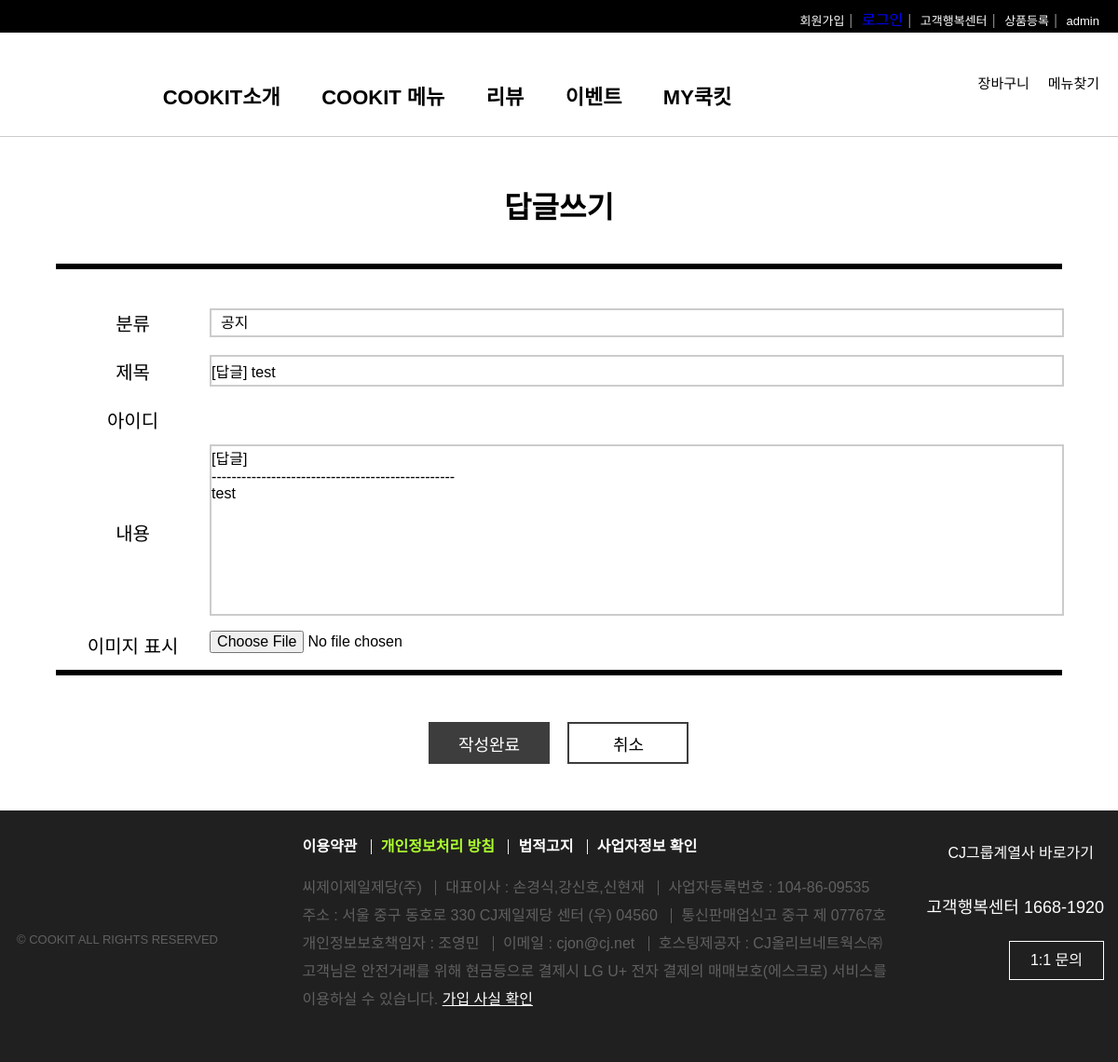
Screenshot of /fboard/1/first/first/43/fReply with the database file from the repository.
### fboard/models.py (models this page shows, shortened)
class Fboard(models.Model):
    f_no = models.AutoField(primary_key=True)
    member = models.ForeignKey(Member,on_delete=models.DO_NOTHING,null=True)
    f_title = models.CharField(max_length=1000)
    f_content = models.TextField()
    f_group = models.IntegerField(default=0)
    f_step = models.IntegerField(default=0)
    f_indent = models.IntegerField(default=0)
    f_hit = models.IntegerField(default=1)
    f_createdate =models.DateTimeField(default=datetime.now(),blank=True)
    f_updatedate = models.DateTimeField(default=datetime.now(),blank=True)
    f_file = models.ImageField(blank=True)

### fboard/views.py (the view, shortened to what this page needs)
# urls.py: path('<int:nowpage>/<str:category>/<str:searchword>/<str:f_no>/fReply',views.fReply,name='fReply'),
def fReply(request,nowpage,category,searchword,f_no):
    if request.method == 'GET':
        qs = Fboard.objects.get(f_no=f_no)
        context={'board':qs,'nowpage':nowpage,'category':category,'searchword':searchword}
        return render(request,'fReply.html',context)

### fboard/templates/fReply.html (shortened to what this page needs)
{% extends 'base.html' %}
{% load static %}
    {% block content-block  %}
<head>
<link rel="stylesheet" href="{% static 'css/write.css' %}">
</head>
    <h1>답글쓰기</h1>
    <hr>
    <form action="{% url 'fboard:fReply' nowpage category searchword board.f_no %}" name="write" method="post" enctype="multipart/form-data">
      <table>
        <colgroup>
          <col width="15%">
          <col width="85%">
        </colgroup>
        <tr>
          <th>분류</th>
          <td>
            <div class="category-wrapper">
              <select name="category" id="category">
                <option value="notice">공지</option>
              </select>
            </div>
          </td>
        </tr>
        <tr>
          <th>제목</th>
          <td>
            <input type="text" name="title" id="title" value="[답글] {{board.f_title}}">
          </td>
        </tr>
        <tr>
          <th>아이디</th>
          <td>{{request.session.session_id}}</td>
        </tr>
        <tr>
          <th>내용</th>
          <td>
            <textarea name="content" id="text" cols="50" rows="10">[답글]
-------------------------------------------------
{{board.f_content}}
            </textarea>
          </td>
        </tr>
        <tr>
          <th>이미지 표시</th>
          <td>
            <input type="file" name="file" id="file">
          </td>
        </tr>
      </table>
      <hr>
      <div class="button-wrapper">
        <button type="submit" class="write">작성완료</button>
        <button type="button" onclick="cancelBtn()" class="cancel">취소</button>
      </div>
    </form>
    {% endblock content-block  %}

### static/css/style.css (style rules this page uses)
*, body { margin: 0; padding: 0; font-family: 'Noto Sans KR', sans-serif; font-size: 16px; }
button { cursor: pointer; }

### static/css/write.css (style rules this page uses)
h1 { font-size: 32px; margin: 50px 0 40px 0; text-align: center; }
hr { border: 3px solid black; margin-bottom: 30px; }
table { width: 100%; }
tr { height: 50px; }
th { font-weight: normal; font-size: 20px; }
select, input, textarea { width: 100%; border: 2px solid #ccc; }
.category-wrapper { width: 100%; border: 2px solid #ccc; }
select { padding: 5px 0px 5px 10px; background: url(https://www.midashotel.co.kr/Midas_common/images/homepage/board/search-box-select.png) no-repeat 98% 50%; -webkit-appearance: none; -moz-appearance: none; appearance: none; border: none; }
input { height: 30px; font-size: 16px; }
textarea { resize: none; }
#file { border: none; }
.button-wrapper { padding-top: 20px; width: 280px; margin: auto; }
button { width: 130px; height: 45px; font-size: 18px; }
.write { color: white; background: #3d3d3d; border: none; margin-right: 15px; }
.cancel { color: black; background: white; border: 2px solid #3d3d3d; }

### rows the page displays
Fboard: title "[답글] test", content "[답글] ------------------------------------------------- test"
